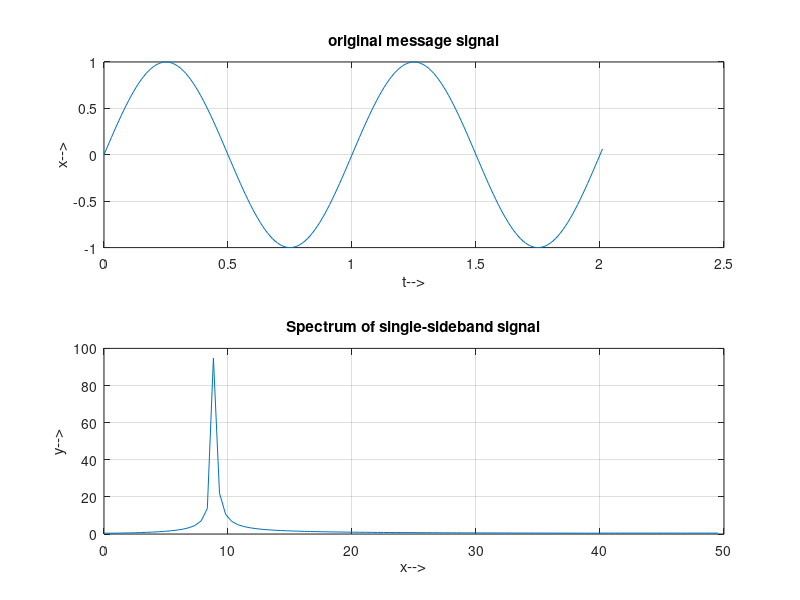

Write MATLAB code to recreate this figure.
Fs = 100;
t = [0:2*Fs+1]'/Fs;
Fc = 10; 
x = sin(2*pi*t); 
figure; subplot(2,1,1);
plot(t,x); grid on;
title('original message signal');
xlabel('t-->');  
ylabel('x-->');
ysingle = ssbmod(x,Fc,Fs);
zsingle = fft(ysingle)
zsingle = abs(zsingle(1:length(zsingle)/2+1))
frqsingle = [0:length(zsingle)-1]*Fs/length(zsingle)/2;
subplot(2,1,2);
plot(frqsingle,zsingle);
xlabel('x-->'); ylabel('y-->');
title('Spectrum of single-sideband signal');
grid on;